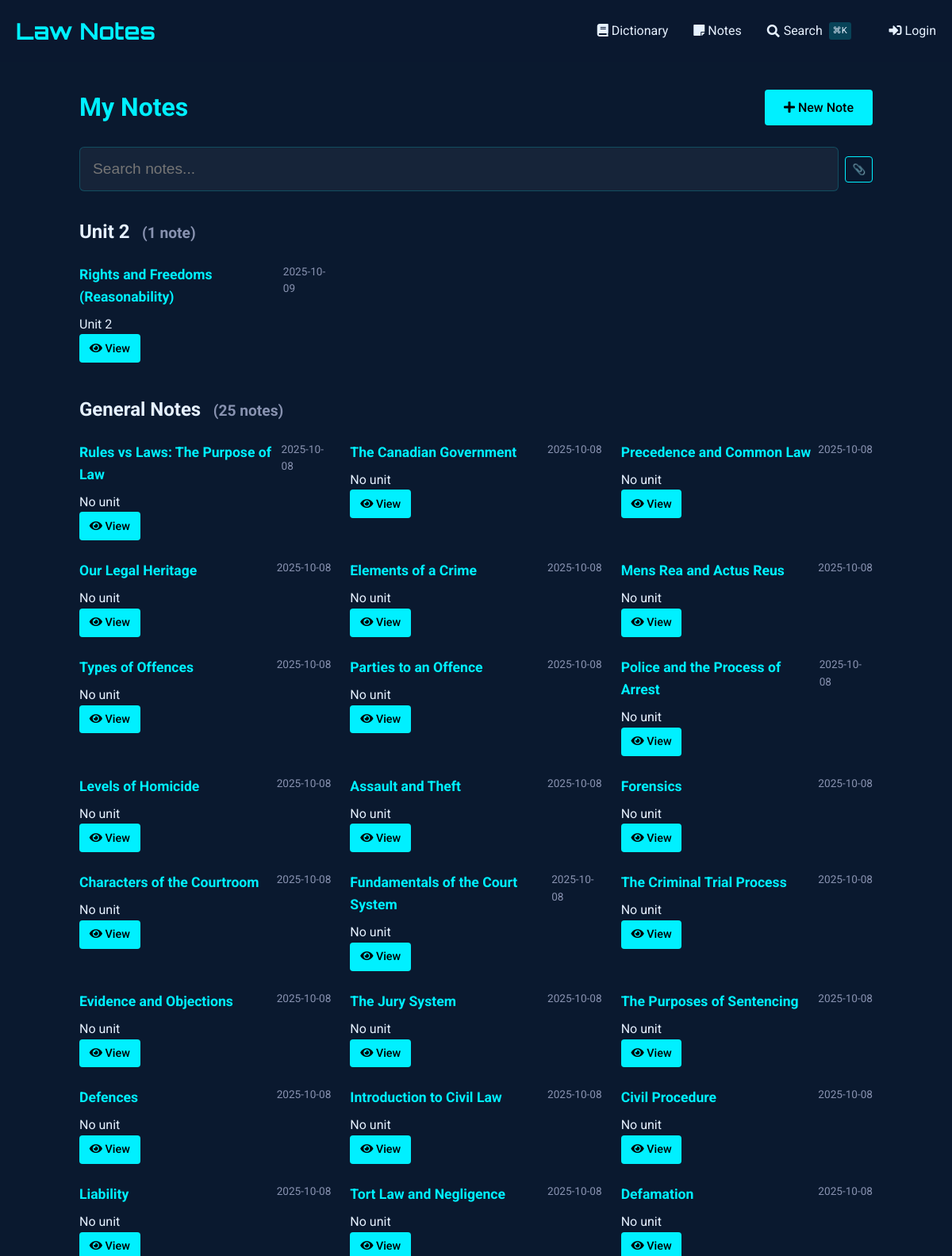
/notes (upper part), run on an earlier commit of the app's database.
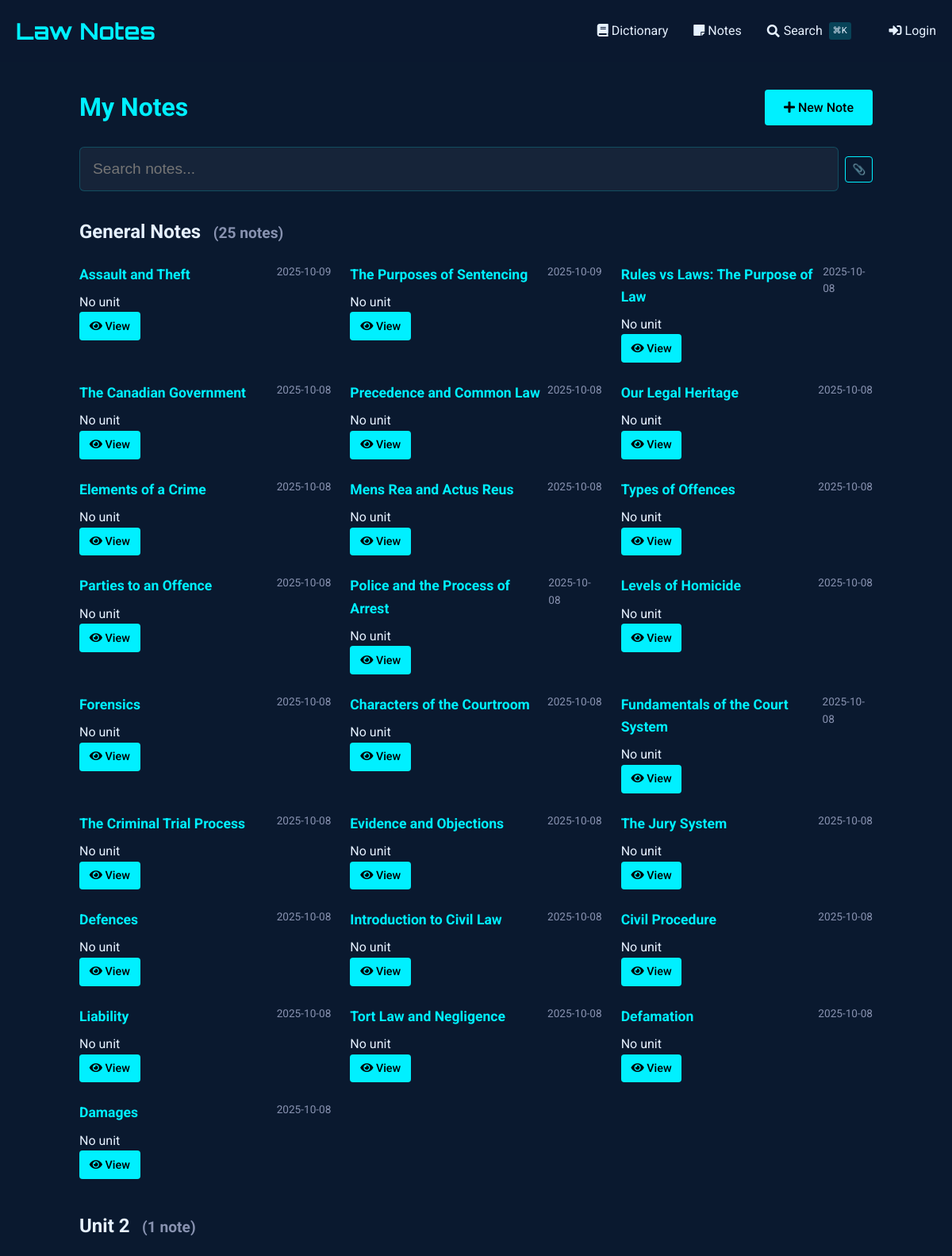
And on a later commit of the database.
### tables this page shows
CREATE TABLE notes (
    id INTEGER PRIMARY KEY AUTOINCREMENT,
    title TEXT NOT NULL,                -- short title for the note
    content TEXT NOT NULL,              -- the full note text
    unit_number INTEGER,                -- optional: to group with course units
    tags TEXT,                          -- comma-separated or JSON for filtering/search
    related_entries TEXT,               -- store glossary ids (e.g., "1,4,5") for cross-linking
    created_at TIMESTAMP DEFAULT CURRENT_TIMESTAMP,
    last_updated TIMESTAMP DEFAULT CURRENT_TIMESTAMP,
    views INTEGER DEFAULT 0,            -- track popularity
    is_favorite BOOLEAN DEFAULT 0,      -- quick flag for starred notes
    comments TEXT                       -- optional: your own thoughts or annotations
, has_worksheet BOOLEAN DEFAULT 0);

### notes_routes.py (the view)
@notes_bp.route('')
def index():
    db = SQL("sqlite:///notes.db")
    notes = db.execute("""
        SELECT id, title, unit_number,
               strftime('%Y-%m-%d', created_at) as created_date,
               strftime('%Y-%m-%d', last_updated) as last_updated,
               is_favorite, has_worksheet
        FROM notes
        ORDER BY last_updated DESC
    """)
    notes_by_unit = {}
    for note in notes:
        unit = note.get('unit_number', 'Ungrouped')
        if unit not in notes_by_unit:
            notes_by_unit[unit] = []
        notes_by_unit[unit].append(note)
    return render_template('notes/index.html',
                         notes_by_unit=notes_by_unit)

### sql.py (called while the page is built)
def _enable_logging(f):
    import logging
    import functools
    import os
    @functools.wraps(f)
    def decorator(*args, **kwargs):
        try:
            import flask
        except ModuleNotFoundError:
            return f(*args, **kwargs)
        disabled = logging.getLogger("cs50").disabled
        if flask.current_app and os.getenv("FLASK_ENV") == "development":
            logging.getLogger("cs50").disabled = False
        try:
            return f(*args, **kwargs)
        finally:
            logging.getLogger("cs50").disabled = disabled
    return decorator

    def __del__(self):
        self._disconnect()

    def _disconnect(self):
        if hasattr(_data, self._name()):
            getattr(_data, self._name()).close()
            delattr(_data, self._name())

    def _name(self):
        return str(hash(self))

        def connect(dbapi_connection, connection_record):
            try:
                if isinstance(
                    dbapi_connection, sqlite3.Connection
                ):  # If back end is sqlite
                    cursor = dbapi_connection.cursor()
                    cursor.execute("PRAGMA foreign_keys=ON")
                    cursor.close()
            except:
                pass

### templates/notes/index.html (shortened to what this page needs)
{% extends "notes/base.html" %}
{% block content %}
<div class="container" style="max-width: 1000px; margin: 0 auto;">
    <div style="display: flex; justify-content: space-between; align-items: center; margin-bottom: 1.5rem;">
        <h1 style="color: var(--primary); margin: 0;">
            My Notes
        </h1>
        <a href="{{ url_for('notes.add_note') }}" class="btn" style="background: var(--primary); color: #000; text-decoration: none; white-space: nowrap;">
            <i class="fas fa-plus"></i> New Note
        </a>
    </div>
    <div class="search-container">
        <input type="text" id="noteSearch" class="search-input" placeholder="Search notes..." autocomplete="off" style="padding-left: 1rem;">
    </div>
    <div id="notesContainer">
        {% if notes_by_unit %}
            {% for unit, notes in notes_by_unit.items() %}
                <div class="unit-section" data-unit="{{ unit or 'general' }}">
                    <h2 class="unit-header">
                        {% if unit %}
                            Unit {{ unit }}
                        {% else %}
                            General Notes
                        {% endif %}
                        <small class="unit-count" style="font-size: 0.8em; color: #8892b0; margin-left: 0.5em;">
                        </small>
                    </h2>
                    <div class="notes-grid" style="display: grid; grid-template-columns: repeat(auto-fill, minmax(300px, 1fr)); gap: 1.5rem;" data-unit="{{ unit or 'general' }}">
                        {% for note in notes %}
                            <div class="note-card"
                                 data-id="{{ note.id }}"
                                 data-title="{{ note.title|lower }}"
                                 data-content="{{ note.content|lower }}"
                                 data-unit="{{ note.unit_number or 'general' }}"
                                 data-tags="{{ note.tags|default('', true)|lower }}"
                                 data-has-worksheet="{{ 'true' if note.has_worksheet else 'false' }}"
                                 data-date="{{ (note.last_updated or note.created_date)|lower }}"
                                 data-favorite="{{ 'favorite' if note.is_favorite else '' }}">
                                <div style="display: flex; justify-content: space-between; align-items: flex-start;">
                                    <h3 style="margin: 0 0 0.5rem 0; font-size: 1.1rem; color: var(--primary);">
                                        {{ note.title }}
                                    </h3>
                                    <span class="note-date" style="color: #8892b0; font-size: 0.85rem;">
                                        {{ note.last_updated or note.created_date }}
                                    </span>
                                </div>
                                <div class="note-meta">
                                    {% if note.unit_number %}
                                        <span>Unit {{ note.unit_number }}</span>
                                    {% else %}
                                        <span>No unit</span>
                                    {% endif %}
                                </div>
                                <div class="note-actions">
                                    <a href="{{ url_for('notes.view_note', note_id=note.id) }}" class="btn" style="padding: 0.4rem 0.8rem; font-size: 0.9rem;">
                                        <i class="fas fa-eye"></i> View
                                    </a>
                                </div>
                            </div>
                        {% endfor %}
                    </div>
                </div>
            {% endfor %}
        {% endif %}
    </div>
</div>
{% endblock %}

### templates/notes/base.html (shortened to what this page needs)
{% extends "dictionary/base.html" %}

### templates/dictionary/base.html (shortened to what this page needs)
<!DOCTYPE html>
<html lang="en">
<head>
    <link href="https://cdnjs.cloudflare.com/ajax/libs/font-awesome/5.15.4/css/all.min.css" rel="stylesheet">
</head>
<body>
    <header>
        <div class="container">
            <div class="header-content">
                <a href="{{ url_for('dictionary.index') }}" class="logo">Law Notes</a>
                <nav class="nav-links">
                    <a href="{{ url_for('dictionary.index') }}" class="nav-link">
                        <i class="fas fa-book"></i> Dictionary
                    </a>
                    <a href="{{ url_for('notes.index') }}" class="nav-link">
                        <i class="fas fa-sticky-note"></i> Notes
                    </a>
                    <a href="{{ url_for('search') }}" class="nav-link" style="display: flex; align-items: center; gap: 0.3rem;">
                        <i class="fas fa-search"></i>
                        <span>Search</span>
                        <span style="font-size: 0.7rem; background: rgba(0, 240, 255, 0.2); padding: 0.1rem 0.3rem; border-radius: 3px; margin-left: 0.2rem;">⌘K</span>
                    </a>
                    {% if session.get("name") %}
                    <a href="{{ url_for('dictionary.add_entry') }}" class="nav-link" style="margin-left: 1rem;">
                        <i class="fas fa-plus"></i> Add Entry
                    </a>
                    <a href="/auth/logout" class="nav-link">
                        <i class="fas fa-sign-out-alt"></i> Logout
                    </a>
                    {% else %}
                    <a href="/auth/login" class="nav-link" style="margin-left: 1rem;">
                        <i class="fas fa-sign-in-alt"></i> Login
                    </a>
                    {% endif %}
                </nav>
            </div>
        </div>
    </header>
    <main class="container" style="padding: 2rem 0;">
        {% block content %}{% endblock %}
    </main>
</body>
</html>

### templates/dictionary/base.html (style rules this page uses)
:root { --primary: #00f0ff; --bg-dark: #0a192f; --text: #e6f1ff; --success: #2ecc71; --error: #e74c3c; }
body { font-family: 'Roboto', sans-serif; background-color: var(--bg-dark); color: var(--text); line-height: 1.6; margin: 0; padding: 0; }
.container { max-width: 1200px; margin: 0 auto; padding: 0 20px; }
header { background: rgba(10, 25, 47, 0.9); padding: 1rem 0; }
.header-content { display: flex; justify-content: space-between; align-items: center; }
.logo { font-family: 'Orbitron', sans-serif; font-size: 1.8rem; color: var(--primary); text-decoration: none; font-weight: 700; }
.nav-links { display: flex; gap: 2rem; }
.nav-link { color: var(--text); text-decoration: none; transition: color 0.3s; }
.btn { display: inline-block; padding: 0.6rem 1.5rem; background: var(--primary); color: #000; border: none; border-radius: 4px; cursor: pointer; text-decoration: none; font-weight: 500; transition: all 0.3s; }

### templates/notes/index.html (style rules this page uses)
.search-container { margin-bottom: 2rem; position: relative; }
.search-input { width: 100%; padding: 0.8rem 1rem; padding-left: 2.5rem; font-size: 1rem; background: rgba(10, 25, 47, 0.7); border: 1px solid rgba(0, 240, 255, 0.3); border-radius: 4px; color: #e6f1ff; transition: all 0.3s ease; }
.unit-section { margin-bottom: 2.5rem; }

### templates/partials/spotlight_search.html (style rules this page uses)
.search-input { width: 100%; padding: 1rem 1rem 1rem 3rem; font-size: 1.2rem; background: rgba(255, 255, 255, 0.05); border: 1px solid rgba(0, 240, 255, 0.2); border-radius: 6px; color: #e6f1ff; transition: all 0.3s ease; }

What changed in the data, as far as the page shows it:
no longer on this page (row unchanged): notes: title "Rights and Freedoms (Reasonability)", last_updated "2025-10-09", unit_number "2"
changed notes "Assault and Theft": last_updated "2025-10-08" → "2025-10-09"; moves up the list
changed notes "The Purposes of Sentencing": last_updated "2025-10-08" → "2025-10-09"; moves up the list
now on this page (row unchanged): notes: title "Damages", last_updated "2025-10-08", shows "No unit"
